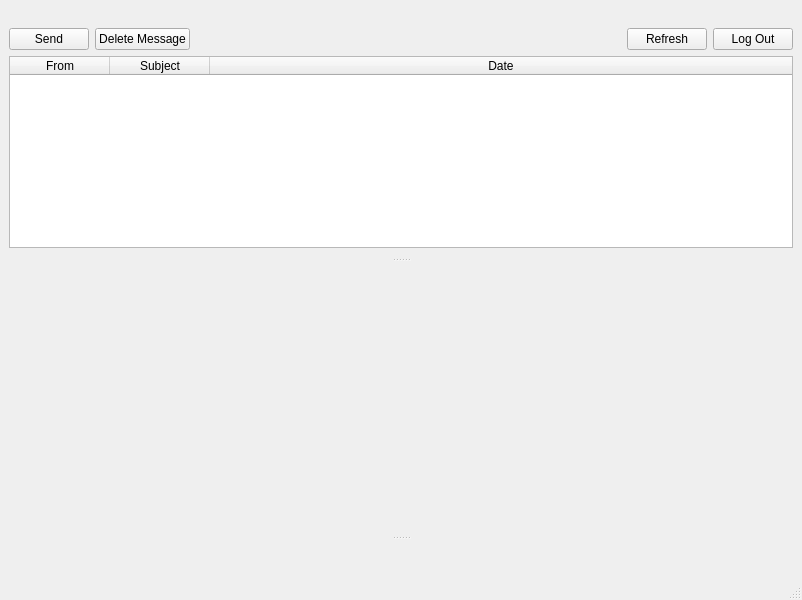
<?xml version="1.0" encoding="UTF-8"?>
<ui version="4.0">
 <class>ClientMainWindow</class>
 <widget class="QMainWindow" name="ClientMainWindow">
  <property name="geometry">
   <rect>
    <x>0</x>
    <y>0</y>
    <width>800</width>
    <height>600</height>
   </rect>
  </property>
  <property name="windowTitle">
   <string>MainWindow</string>
  </property>
  <widget class="QWidget" name="centralwidget"/>
  <widget class="QMenuBar" name="menubar">
   <property name="geometry">
    <rect>
     <x>0</x>
     <y>0</y>
     <width>800</width>
     <height>30</height>
    </rect>
   </property>
  </widget>
  <widget class="QStatusBar" name="statusbar"/>
  <widget class="QDockWidget" name="dockWidget_2">
   <property name="features">
    <set>QDockWidget::DockWidgetMovable</set>
   </property>
   <attribute name="dockWidgetArea">
    <number>4</number>
   </attribute>
   <widget class="QWidget" name="dockWidgetContents_2">
    <layout class="QGridLayout" name="gridLayout_3">
     <item row="1" column="0">
      <widget class="QTableWidget" name="mailbox">
       <property name="minimumSize">
        <size>
         <width>784</width>
         <height>0</height>
        </size>
       </property>
       <property name="maximumSize">
        <size>
         <width>16777215</width>
         <height>194</height>
        </size>
       </property>
       <property name="horizontalScrollBarPolicy">
        <enum>Qt::ScrollBarAlwaysOff</enum>
       </property>
       <property name="selectionBehavior">
        <enum>QAbstractItemView::SelectRows</enum>
       </property>
       <attribute name="horizontalHeaderStretchLastSection">
        <bool>true</bool>
       </attribute>
       <column>
        <property name="text">
         <string>From</string>
        </property>
       </column>
       <column>
        <property name="text">
         <string>Subject</string>
        </property>
       </column>
       <column>
        <property name="text">
         <string>Date</string>
        </property>
       </column>
      </widget>
     </item>
     <item row="0" column="0">
      <layout class="QHBoxLayout" name="horizontalLayout">
       <item>
        <widget class="QPushButton" name="newMessageButton">
         <property name="text">
          <string>Send</string>
         </property>
        </widget>
       </item>
       <item>
        <widget class="QPushButton" name="deleteButton">
         <property name="text">
          <string>Delete Message</string>
         </property>
        </widget>
       </item>
       <item>
        <spacer name="horizontalSpacer">
         <property name="orientation">
          <enum>Qt::Horizontal</enum>
         </property>
         <property name="sizeHint" stdset="0">
          <size>
           <width>40</width>
           <height>20</height>
          </size>
         </property>
        </spacer>
       </item>
       <item>
        <widget class="QPushButton" name="refreshButton">
         <property name="text">
          <string>Refresh</string>
         </property>
        </widget>
       </item>
       <item>
        <widget class="QPushButton" name="logOutButton">
         <property name="text">
          <string>Log Out</string>
         </property>
        </widget>
       </item>
      </layout>
     </item>
    </layout>
   </widget>
  </widget>
  <widget class="QDockWidget" name="dockWidget_4">
   <property name="features">
    <set>QDockWidget::NoDockWidgetFeatures</set>
   </property>
   <attribute name="dockWidgetArea">
    <number>8</number>
   </attribute>
   <widget class="QWidget" name="dockWidgetContents_4">
    <layout class="QGridLayout" name="gridLayout">
     <item row="0" column="0">
      <widget class="MailWidget" name="mailwidget" native="true"/>
     </item>
    </layout>
   </widget>
  </widget>
 </widget>
 <customwidgets>
  <customwidget>
   <class>MailWidget</class>
   <extends>QWidget</extends>
   <header location="global">gui/mailwidget.hpp</header>
   <container>1</container>
  </customwidget>
 </customwidgets>
 <resources/>
 <connections/>
</ui>
